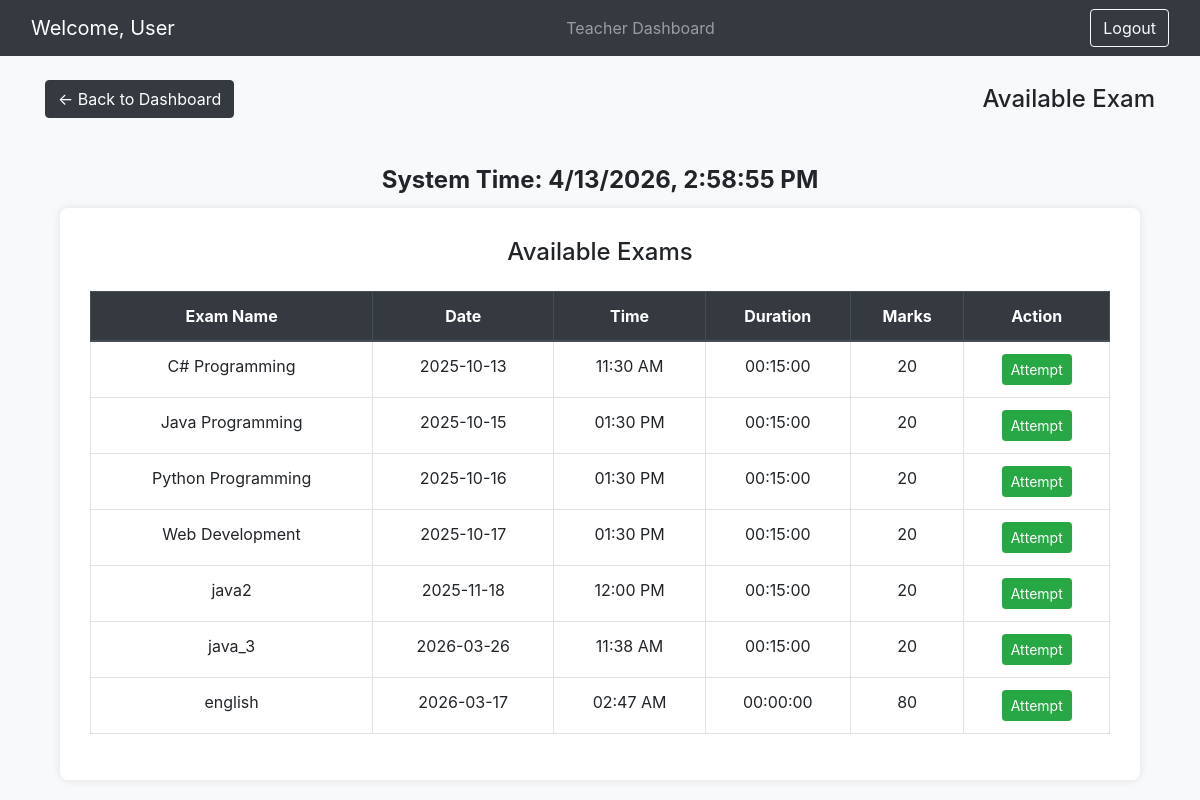
Screenshot of /MI/Teacher/available_exam.php (signed in) with the database file from the repository.
### tables this page shows
CREATE TABLE `available_exams` (
  `exam_name` varchar(255) DEFAULT NULL,
  `exam_date` datetime NOT NULL,
  `marks` int(11) NOT NULL,
  `exam_duration` time DEFAULT NULL,
  `subject_id` varchar(11) NOT NULL
);

### MI/Common/functions.php (called while the page is built)
<?php
function getUserFullname($conn, $username) {
    $stmt = $conn->prepare("SELECT fullname FROM users_details WHERE username = ?");
    $stmt->bind_param("s", $username);
    $stmt->execute();
    $result = $stmt->get_result();
    return ($row = $result->fetch_assoc()) ? $row['fullname'] : '';
}
?>

### MI/Teacher/available_exam.php (the view, shortened to what this page needs)
<?php
include "../../includes/dbconnection.php";
$sql = "SELECT * FROM available_exams";
$result = mysqli_query($conn, $sql);
?>
<!DOCTYPE html>
<html lang="en">
<head>
  <link rel="stylesheet" href="https://stackpath.bootstrapcdn.com/bootstrap/4.5.2/css/bootstrap.min.css">
</head>
<body>
  <?php include("../Common/navbar.php"); ?>
  <div class="container mt-4">
  <div class="d-flex justify-content-between align-items-center mb-4">
      <a href="teacher_dash.php" class="btn btn-dark">&larr; Back to Dashboard</a>
      <h4 class="m-0">Available Exam</h4>
  </div>
  </div>
  <div class="clock-container">
    System Time: <span id="systemClock"></span>
  </div>
  <div class="exam-container">
    <h4 class="text-center mb-4">Available Exams</h4>
    <table class="table table-bordered text-center">
      <thead class="thead-dark">
        <tr>
          <th>Exam Name</th>
          <th>Date</th>
          <th>Time</th>
          <th>Duration</th>
          <th>Marks</th>
          <th>Action</th>
        </tr>
      </thead>
      <tbody>
        <?php if ($result->num_rows > 0): ?>
          <?php while($row = $result->fetch_assoc()): ?>
            <?php
                $examName = htmlspecialchars($row['exam_name']);
                $datetime = new DateTime($row['exam_date']);
                $date = $datetime->format('Y-m-d');
                $time = $datetime->format('h:i A');
                $duration = $row['exam_duration'];
                $marks = $row['marks'];
            ?>
            <tr>
              <td><?= $examName ?></td>
              <td><?= $date ?></td>
              <td><?= $time ?></td>
              <td><?= $duration ?></td>
              <td><?= $marks ?></td>
              <td>
                <button class="btn btn-success btn-sm"
                        onclick="attemptExam('<?= addslashes($examName) ?>', '<?= $row['exam_date'] ?>')">
                  Attempt
                </button>
              </td>
            </tr>
          <?php endwhile; ?>
        <?php else: ?>
          <tr><td colspan="6">No exams available</td></tr>
        <?php endif; ?>
      </tbody>
    </table>
  </div>
</body>
</html>

### MI/Teacher/available_exam.php (style rules this page uses)
body { background-color: #f8f9fa; }
.clock-container { text-align: center; padding: 20px 0 10px; font-size: 1.5rem; font-weight: bold; }
.exam-container { background: white; padding: 30px; border-radius: 8px; box-shadow: 0 0 10px rgba(0,0,0,0.1); width: 90%; margin: auto; }

### rows the page displays
available_exams: exam_name "C# Programming", exam_date "2025-10-13", exam_date "11:30 AM", exam_duration "00:15:00", marks "20"
available_exams: exam_name "Java Programming", exam_date "2025-10-15", exam_date "01:30 PM", exam_duration "00:15:00", marks "20"
available_exams: exam_name "Python Programming", exam_date "2025-10-16", exam_date "01:30 PM", exam_duration "00:15:00", marks "20"
available_exams: exam_name "Web Development", exam_date "2025-10-17", exam_date "01:30 PM", exam_duration "00:15:00", marks "20"
available_exams: exam_name "java2", exam_date "2025-11-18", exam_date "12:00 PM", exam_duration "00:15:00", marks "20"
available_exams: exam_name "java_3", exam_date "2026-03-26", exam_date "11:38 AM", exam_duration "00:15:00", marks "20"
available_exams: exam_name "english", exam_date "2026-03-17", exam_date "02:47 AM", exam_duration "00:00:00", marks "80"

### other values shown
$_SESSION['fullname'] ?: 'User' "User"
$dashboardTitle "Teacher Dashboard"
